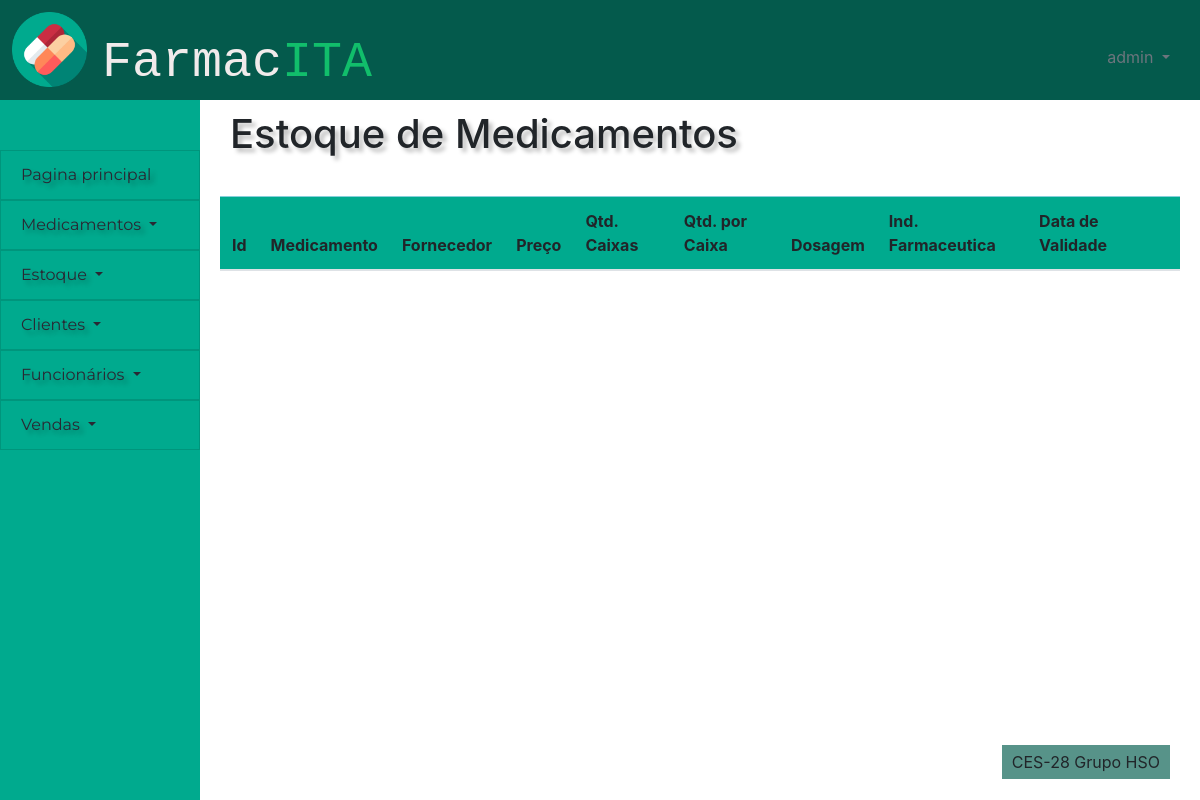
/controle_estoque/editar_lote (signed in), run on an earlier commit of the app's database.
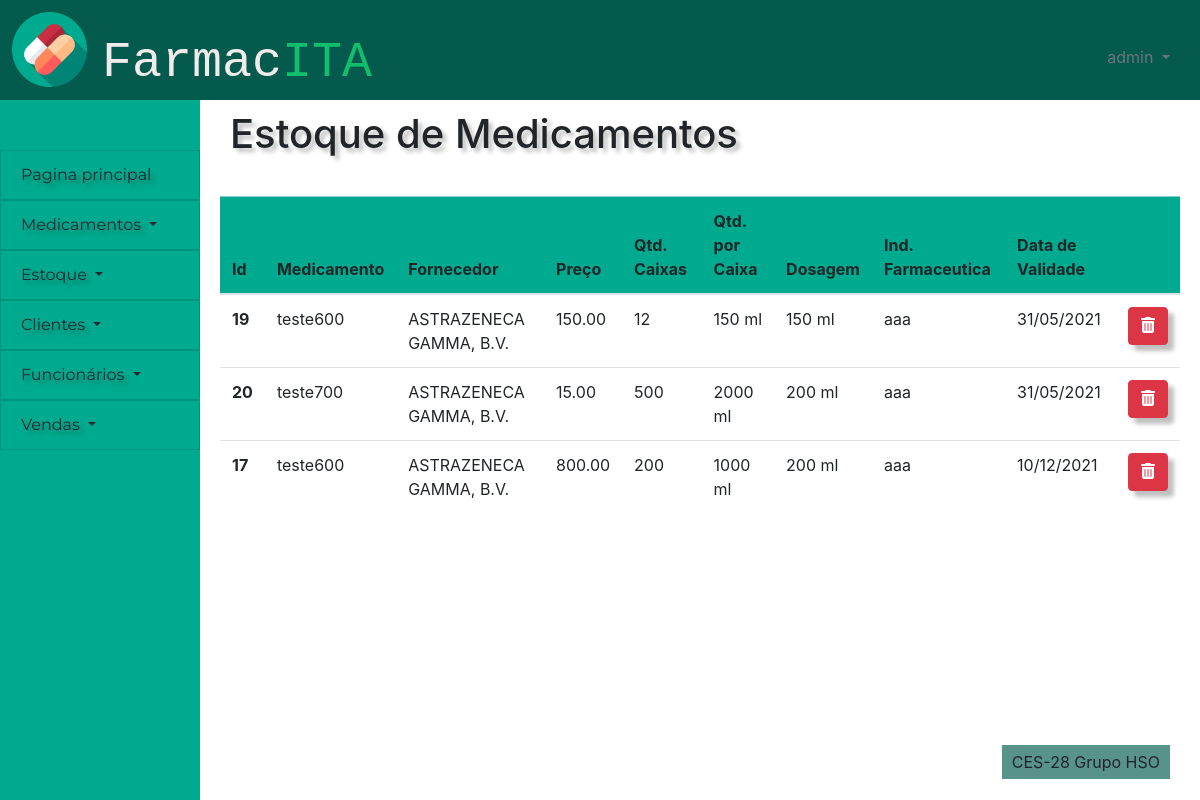
And on a later commit of the database.
### controle_estoque/models.py (models this page shows)
class lote_medicamento(models.Model):
    id_lote_medicamento = models.AutoField(primary_key=True)
    id_medicamento = models.ForeignKey(medicamento,on_delete=models.PROTECT)
    id_fornecedor = models.ForeignKey(fornecedor,on_delete=models.PROTECT)
    preco = models.DecimalField(max_digits=40,decimal_places=2)
    quantidade_de_caixas = models.CharField(max_length=100)
    quantidade_por_caixa = models.CharField(max_length=100)
    dosagem = models.CharField(max_length=100)
    data_de_validade = models.DateField(auto_now=False,auto_now_add=False,null=False)
    industria_farmaceutica = models.CharField(max_length=100)
    excluido = models.BooleanField(default=False)
    class Meta:
        db_table = 'lote_medicamento'

### cadastro_medicamentos/models.py (models this page shows, shortened)
class medicamento(models.Model):
    id_medicamento = models.AutoField(primary_key=True)
    nome_medicamento = models.CharField(max_length=100)
    classificacao = models.CharField(max_length=100, default='Sem tarja')
    principio_ativo = models.ManyToManyField(principio_ativo2, through='rel_medicamento_principio_ativo2')
    excluido = models.BooleanField(default=False)

### pessoas/models.py (models this page shows)
class fornecedor(models.Model):
    id_fornecedor = models.AutoField(primary_key=True)
    nome_fornecedor = models.CharField(max_length=100)
    cnpj = models.CharField(max_length=18)
    telefone = models.CharField(max_length=15)
    ativo = models.BooleanField(default=True)

### controle_estoque/views.py (the view)
# urls.py: path('editar_lote',views.editar_lote, name = 'editar_lote')
def editar_lote(request):
    check, retorno = checar_cargo(request)
    if check:
        return retorno
    cargo = funcionario.objects.get(user=request.user).cargo
    if request.user.is_authenticated:
        lista = lote_medicamento.objects.all().order_by('data_de_validade')
        busca = request.GET.get('buscalote')
        if busca:
            lista = lote_medicamento.objects.filter(id_medicamento__in=medicamento.objects.filter(nome_medicamento__icontains = busca)).order_by('data_de_validade')
        delete = request.GET.get('delete')
        if delete:
            teste = lote_medicamento.objects.filter(id_lote_medicamento = delete)
            teste.update(excluido= True)
        return render(request,'estoque/pagina_edicao_lote.html',{'lista':lista,'cargo':cargo})
    else:
        return failed_login(request)

### controle_estoque/views.py (called while the page is built)
def checar_cargo(request):
    user = request.user
    if user.is_anonymous:
        return True, redirect('/')
    else:
        cargo = funcionario.objects.get(user=request.user).cargo
        if cargo == 'Caixa':
            return True, render(request,'sem_permissao.html',{'cargo':cargo})
    return False, False

### frontend/estoque/pagina_edicao_lote.html (shortened to what this page needs)
{% extends 'template/padrao.html' %}
{% load static %}
{%block titulo-conteudo %}
Estoque de Medicamentos
{% endblock %}
{% block content %}
<div class="tabela">
    <table id="lotes" class="table table-hover">
        <thead class="table-info">
            <tr>
                <th scope="col">Id</th>
                <th scope="col">Medicamento</th>
                <th scope="col">Fornecedor</th>
                <th scope="col">Preço</th>
                <th scope="col">Qtd. Caixas</th>
                <th scope="col">Qtd. por Caixa</th>
                <th scope="col">Dosagem</th>
                <th scope="col">Ind. Farmaceutica</th>
                <th scope="col">Data de Validade</th>
                <th></th>
            </tr>
        </thead>
        <tbody>
        {% for i in lista %}
        {% if not i.excluido %}
            <tr class={{i.id_lote_medicamento}}>
                <th scope="row">{{i.id_lote_medicamento}}</th>
                <td class = "nome_medicamento">{{i.id_medicamento.nome_medicamento}}</td>
                <td class = "nome_fornecedor">{{i.id_fornecedor.nome_fornecedor}}</td>
                <td class = "preco">{{i.preco}}</td>
                <td class = "qtd_caixas">{{i.quantidade_de_caixas}}</td>
                <td class = "qtd_caixas">{{i.quantidade_por_caixa}}</td>
                <td class = "qtd_caixas">{{i.dosagem}}</td>
                <td class = "qtd_caixas">{{i.industria_farmaceutica}}</td>
                <td class = "qtd_caixas" data-sort='{{i.data_de_validade|date:"U"}}'>{{i.data_de_validade}}</td>
                <td>
                    <form class= "centro">
                        <button  value = {{i.id_lote_medicamento}} name = 'delete' class="btn btn-danger botao" type = "submit"><i class="fas fa-trash-alt"></i></button>
                    </form>
                </td>
            </tr>
        {% endif %}
        {% endfor %}
    </tbody>
    </table>
</div>
</div>
<link rel="stylesheet" href="https://cdn.datatables.net/1.10.24/css/jquery.dataTables.min.css">
{% endblock %}

What changed in the data, as far as the page shows it:
added lote_medicamento: id_lote_medicamento "19", id_medicamento.nome_medicamento "teste600", id_fornecedor.nome_fornecedor "ASTRAZENECA GAMMA, B.V.", preco "150.00", quantidade_de_caixas "12", quantidade_por_caixa "150 ml", dosagem "150 ml", industria_farmaceutica "aaa", data_de_validade "31/05/2021"
added lote_medicamento: id_lote_medicamento "20", id_medicamento.nome_medicamento "teste700", id_fornecedor.nome_fornecedor "ASTRAZENECA GAMMA, B.V.", preco "15.00", quantidade_de_caixas "500", quantidade_por_caixa "2000 ml", dosagem "200 ml", industria_farmaceutica "aaa", data_de_validade "31/05/2021"
added lote_medicamento: id_lote_medicamento "17", id_medicamento.nome_medicamento "teste600", id_fornecedor.nome_fornecedor "ASTRAZENECA GAMMA, B.V.", preco "800.00", quantidade_de_caixas "200", quantidade_por_caixa "1000 ml", dosagem "200 ml", industria_farmaceutica "aaa", data_de_validade "10/12/2021"
